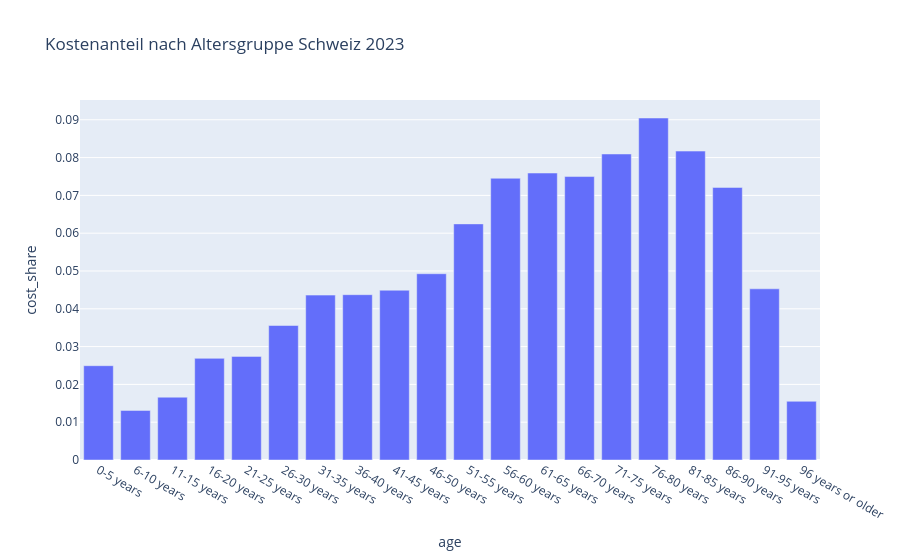

The code cell stored with this chart in its notebook:
### Markdown cell above
Im Plot für die Top 10 Kantone ist zu sehen, dass die Bevölkerungsgrösse eine Rolle spielt.

Für die spätere Analyse könnten die pro Kopf Kosten einen besseren Einblick geben

### Code cell
df_costs_age_ch = df_costs_processed[
    (df_costs_processed["cantons"] == "Total") &
    (df_costs_processed["age"] != "Total") &
    (df_costs_processed["year"] == 2023)
].copy()

df_costs_age_ch["cost_share"] = (
    df_costs_age_ch["costs_chf"] / df_costs_age_ch["costs_chf"].sum()
)

px.bar(
    df_costs_age_ch,
    x="age",
    y="cost_share",
    title="Kostenanteil nach Altersgruppe Schweiz 2023",
)

### Figure 1 — Plotly figure (JSON) as saved in the notebook; plotly's stock layout.template omitted (floating-point values rounded to 4 significant figures)
{"data": [{"hovertemplate": "age=%{x}<br>cost_share=%{y}<extra></extra>", "legendgroup": "", "marker": {"color": "#636efa", "pattern": {"shape": ""}}, "name": "", "orientation": "v", "showlegend": false, "textposition": "auto", "type": "bar", "x": ["0-5 years", "6-10 years", "11-15 years", "16-20 years", "21-25 years", "26-30 years", "31-35 years", "36-40 years", "41-45 years", "46-50 years", "51-55 years", "56-60 years", "61-65 years", "66-70 years", "71-75 years", "76-80 years", "81-85 years", "86-90 years", "91-95 years", "96 years or older"], "xaxis": "x", "y": [0.02494, 0.01311, 0.01661, 0.02689, 0.02741, 0.03558, 0.04362, 0.04373, 0.04491, 0.04927, 0.06246, 0.07453, 0.07591, 0.07498, 0.08095, 0.09047, 0.08172, 0.0721, 0.04528, 0.01553], "yaxis": "y"}], "layout": {"barmode": "relative", "legend": {"tracegroupgap": 0}, "title": {"text": "Kostenanteil nach Altersgruppe Schweiz 2023"}, "xaxis": {"anchor": "y", "domain": [0, 1], "title": {"text": "age"}}, "yaxis": {"anchor": "x", "domain": [0, 1], "title": {"text": "cost_share"}}}}
